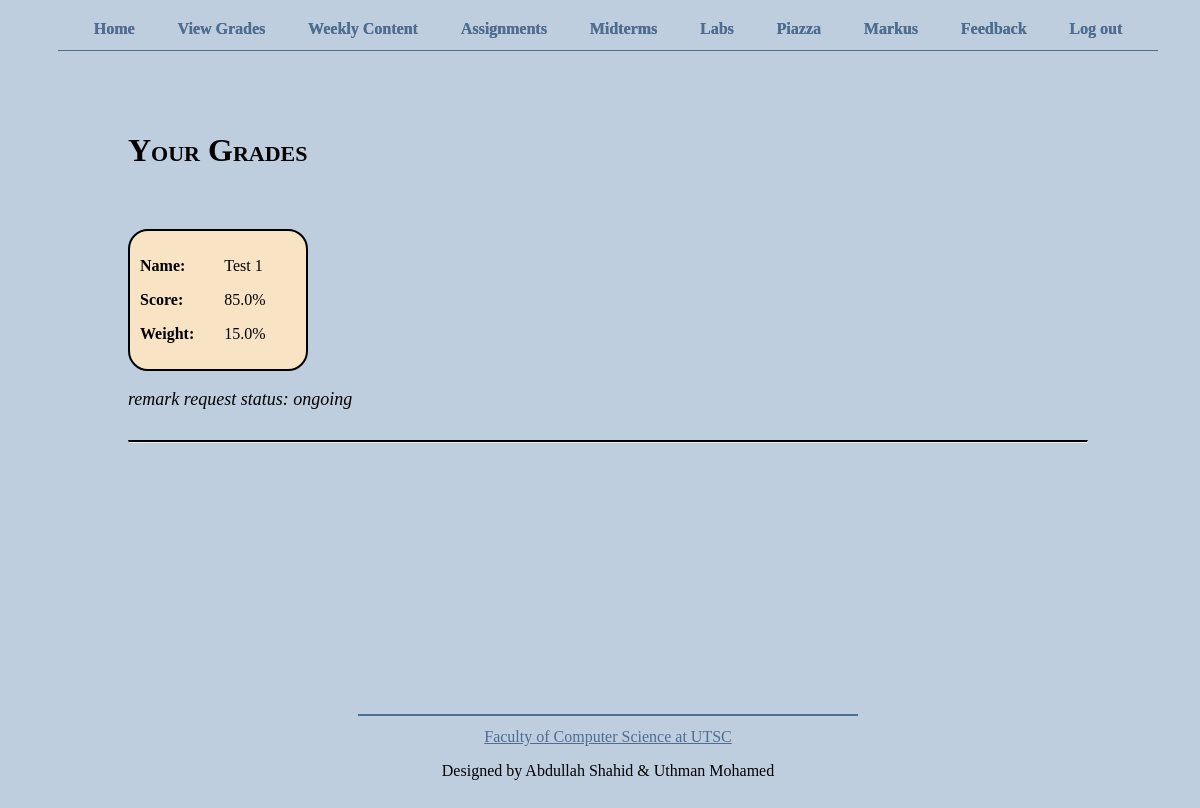
The page /view/grades (signed in) on the database its author committed.
### app.py (models this page shows, shortened)
class Grade(db.Model):
    __tablename__ = 'Grade'
    id = db.Column(db.Integer, primary_key = True)
    user_id = db.Column(db.Integer, db.ForeignKey('User.id'), nullable = False)
    ass_name = db.Column(db.String(30), nullable = False)
    score = db.Column(db.Float, nullable = False)
    weight = db.Column(db.Float, nullable = False)

### app.py (the view)
@app.route('/view/grades')
def view_grades():
    if 'username' not in session:
        return redirect(url_for('login'))
    if not session['is_student']:
        return redirect(url_for('root'))
    page_name = 'view_grades'
    grades = get_grades(session['username'])
    requests = []
    for grade in grades:
        remark_request = RemarkRequest.query.filter_by(grade_id = grade.id).first()
        if remark_request is None:
            requests.append("none")
        else:
            if remark_request.closed == 0:
                requests.append("ongoing")
            else:
                requests.append("closed")
    return render_template('view_grades.html', page_name = page_name, grades = grades, requests=requests)

### app.py (called while the page is built)
def get_grades(username):
    user = User.query.filter_by(username = username).first()
    return Grade.query.filter_by(user_id=user.id).all()

### templates/view_grades.html (shortened to what this page needs)
{% extends "template.html" %}
{% block content %}
{% if session.username %}
    <h1>Your Grades</h1>
    {% if grades %}
        {% for grade in grades %}
            <section class="card">
                <div class="titles">
                    <p>Name: </p>
                    <p>Score: </p>
                    <p>Weight:</p>
                </div>
                <div>
                    <p>{{grade.ass_name}} </p>
                    <p>{{grade.score}}%</p>
                    <p>{{grade.weight}}%</p>
                </div>
            </section>
            {% if requests[loop.index0] == 'none' %}
                <p>Submit a remark request</p>
                <form action="/remark_request/{{grade.id}}" method="post">
                    <p>Explain in detail what should be remarked:</p>
                    <textarea name="remarkContent" required></textarea>
                    <br>
                    <button type="submit">Submit</button>
                </form>
            {% else %}
                <p>remark request status: {{requests[loop.index0]}}</p>
            {%endif%}
            <hr>
        {% endfor %}
    {% else %}
    <p>You do not have any grades yet.</p>
    {% endif %}
{%endif%}
{% endblock %}

### static/css/template.css (style rules this page uses)
* { box-sizing: border-box; }
html, body { height: 100%; width: 100%; font-family: 'Georgia', 'Times New Roman', Times, serif; background-color: rgb(191, 206, 223); }
body { display: flex; flex-direction: column; align-items: center; text-align: center; }
h1 { font-variant: small-caps ; }
section.card { display: flex; padding: 10px; border-radius: 20px; width: fit-content; background-color: rgb(248, 227, 196); border: 2px solid black; }
section.card > div { margin-right: 30px; }
section.card > div.titles { font-weight: bold; }
hr { margin: 30px 0; border-top: 2px solid black; }

### static/css/view_grades.css (style rules this page uses)
h1 { margin-bottom: 60px; }
main > p { font-size: large; font-style: italic; width: fit-content; }

### rows shown on the page
Grade: ass_name "Test 1", score "85.0", weight "15.0", requests "ongoing"
